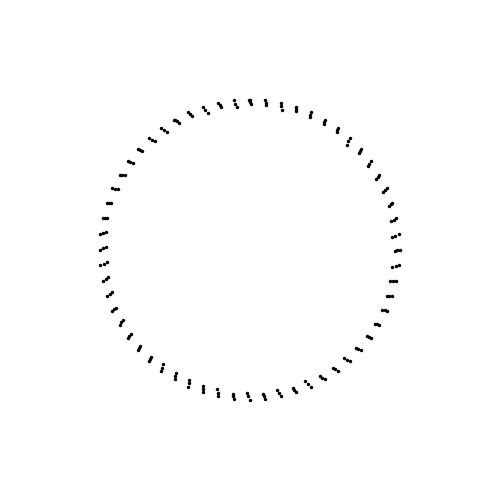
Frame 1 (no input)
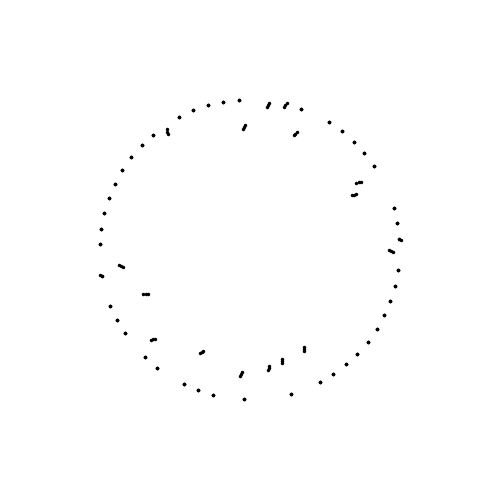
Frame 60 (the mouse pressed at the canvas centre just before this capture)
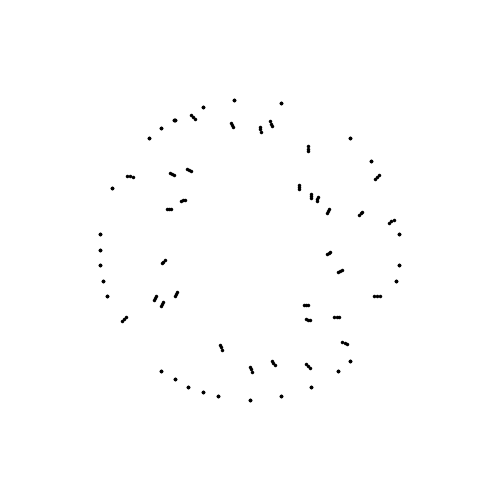
Frame 120 (the mouse held since frame 60 and released just before this capture)

The Processing sketch that drew these frames (run headless with seeded random() and noise(); from frame 60 on, the mouse is pressed at the canvas centre):

// Processing sketch: gif6
// ── gif6.pde
int ps = 60;
float R = 150;
ArrayList<P> points = new ArrayList<P>();

void setup(){
  size(500, 500);
  float off = 11*PI/9;
  for(int i = 0; i < ps; i++){
    points.add(new P(width/2 + sin(i*2*PI/ps)*R, height/2 + cos(i*2*PI/ps)*R, width/2 + sin(i*2*PI/ps+off)*R, height/2+ cos(i*2*PI/ps+off)*R, random(2f, 4f) )); 
  }
  strokeWeight(3.5);
  stroke(0);
}

void draw(){
  clear();
  background(255);
  for(int i = 0; i < ps; i++){
    points.get(i).update(); 
  }
  
  int f = 0;
  for(int i = 0; i < ps; i++){
    if(!points.get(i).f)f++;
  }
  if(f==0){
    for(int i = 0; i < ps; i++){
      points.get(i).push(); 
    }
  }
}

class P{
  float x, y;
  float x1, y1;
  float x2, y2;
  float sx, sy;
  boolean back = false;
  boolean f = false;
  P(float x11, float y11, float x22, float y22, float s){
    x1 = x11; y1 = y11;
    x2 = x22; y2 = y22;
    
    x = x1; y = y1;

    sx = abs(x2-x1)/dis(0, 0, x1-x2, y1-y2)*s;
    sy = abs(y2-y1)/dis(0, 0, x1-x2, y1-y2)*s;
  }
  
  void update(){
    point(x, y);
    move();
    point(x, y);
    move();
    point(x, y);
  }
  void move(){
    if(back){
      if(dis(x, y, x2, y2)<dis(x1, y1, x2, y2) && !f){
        x+=(x1-x)/abs(x1-x)*sx;
        y+=(y1-y)/abs(y1-y)*sy;
      }
      else{
        x = x1;
        y = y1;
        f = true;
      }
    }
    else{
      if(dis(x, y, x1, y1)<dis(x1, y1, x2, y2) && !f){
        x+=(x2-x)/abs(x2-x)*sx;
        y+=(y2-y)/abs(y2-y)*sy;
      }
      else{
        x = x2;
        y = y2;
        f = true;
      }
    }
  }
  void push(){
    back=!back;
    f = false;
  }
}

float dis(float x1, float y1, float x2, float y2){
  return sqrt(sq(x2-x1)+sq(y2-y1));
}
